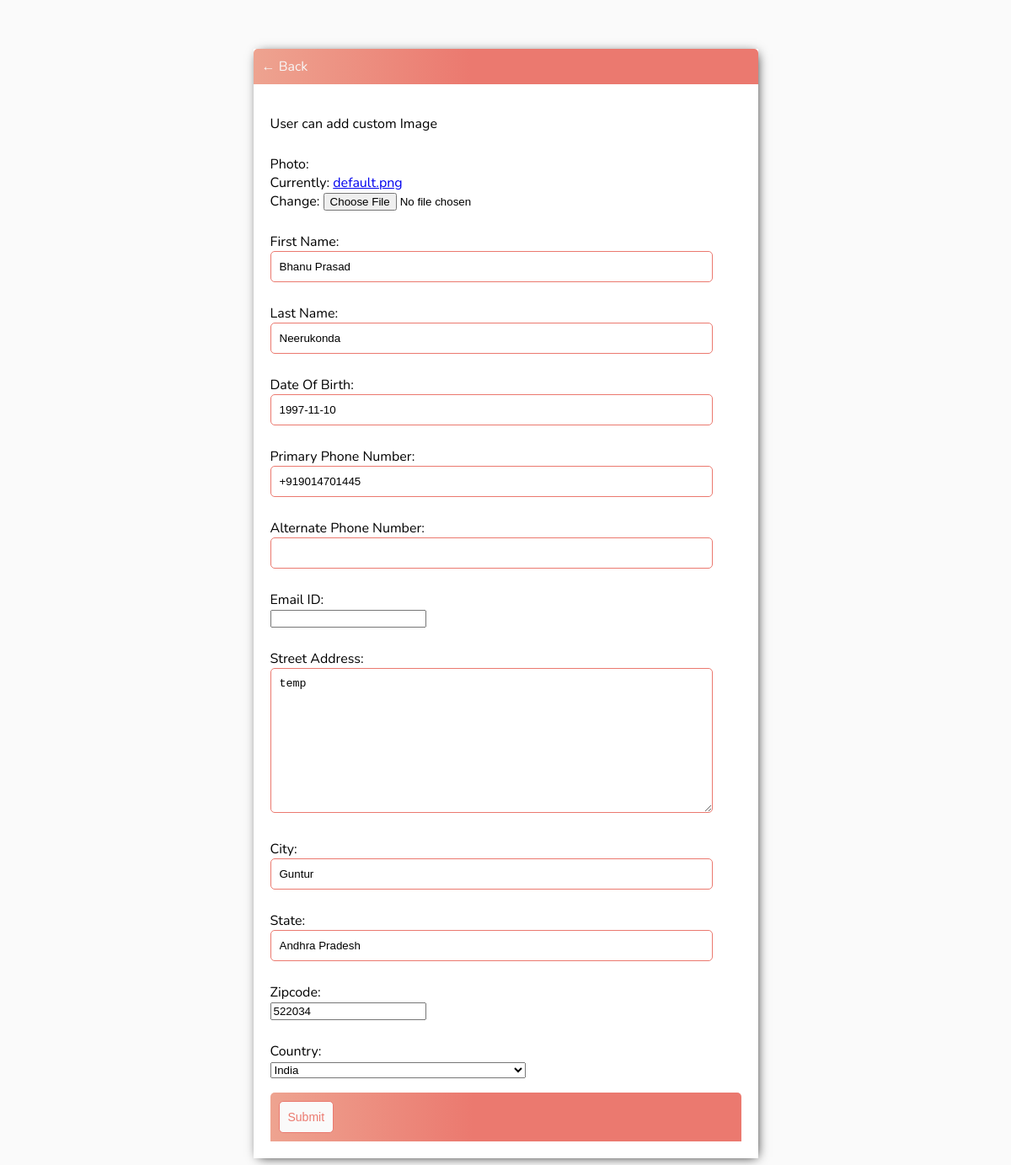
The page /contactupdate/8/ (signed in) on the database its author committed.
### Contacts/models.py (models this page shows, shortened)
class ContactInfo(models.Model):
    user = models.ForeignKey(User, on_delete=models.CASCADE)
    cid = models.AutoField(primary_key=True)
    photo = models.ImageField(upload_to='', default="default.png")
    fname = models.CharField(max_length=50, null=True, blank=True, verbose_name="First Name")
    lname = models.CharField(max_length=50, null=True, blank=True, verbose_name="Last Name")
    DOB = models.DateField(null=True,blank=True, verbose_name="Date Of Birth")
    phnumber = PhoneNumberField(null = True, blank = True, verbose_name="Primary Phone Number")
    phnumberalt= PhoneNumberField(null = True, blank = True, verbose_name="Alternate Phone Number")
    email_address=models.EmailField(null=True,blank=True,verbose_name="Email ID")
    Staddress= models.TextField(null=True, blank=True, verbose_name="Street Address")
    city = models.CharField(max_length=20, null=True, verbose_name="City")
    state = models.CharField(max_length=20, null=True, verbose_name="State")
    zipcode = models.PositiveIntegerField(null=True,blank=True, verbose_name="Zipcode")
    country = models.CharField(max_length=20, choices= COUNTRIES, default='ZZ', verbose_name="Country",null=True, blank=True)

### Contacts/views.py (the view, shortened to what this page needs)
# urls.py: path('contactupdate/<int:pk>/', ContactUpdate.as_view(),name='contactupdate'),
class ContactUpdate(LoginRequiredMixin,UpdateView):
    model= ContactInfo
    fields = ['photo','fname','lname','DOB','phnumber','phnumberalt','email_address','Staddress','city','state','zipcode','country']
    context_object_name='contact'
    success_url= reverse_lazy('contacts')

### templates/Contacts/contactinfo_form.html (shortened to what this page needs)
{% extends 'Contacts/main.html' %}
{% block content%}
<div class="header-bar">
  <a href="{% url 'contacts' %}"> &#8592; Back</a>
</div>
<div class="card-body">
{% if contact.cid %}
{% if contact.photo.name != 'default.png'  %}
<img src='{{ contact.photo.url }}' width="250" height="250" />
<form action="{% url 'imgdelete' contact.cid %}">
    <input type="submit" value="Delete Image" /> <p>Caution: Image will be delete on click</p>
</form>
{% else %}
<p>User can add custom Image</p>
{% endif %}
{% endif %}
<form method="POST" action="" enctype="multipart/form-data">
  {{form.as_p}}
  <div class="header-bar">
  <input class="button" type="submit" value="Submit">
  </div>
</form>
</div>
{% endblock content %}

### templates/Contacts/main.html (style rules this page uses)
body { background-color: #FAFAFA; font-family: 'Nunito', sans-serif; padding-top: 50px; }
h1, h2, h3, h4, h5, h6, { font-family: 'Raleway', sans-serif; }
a, p { color: #4b5156, }
.header-bar { display: flex; justify-content: space-between; color: #fff; padding: 10px; border-radius: 5px 5px 0 0; background: linear-gradient(90deg, #EEA390 0%, #EB796F 43%, #EB796F 100%); }
.header-bar a { color: rgb(247,247,247); text-decoration: none; }
.button { border: 1px solid #EB796F; background-color: #FAFAFA; color: #EB796F; padding: 10px; font-size: 14px; border-radius: 5px; text-align: center; text-decoration: none; font-size: 14px; cursor: pointer; }
input[type=text], input[type=password], textarea { border: 1px solid #EB796F; border-radius: 5px; padding: 10px; width: 90%; }
label { padding-top: 10px; display:block; }
.card-body { padding: 20px; }

### rows shown on the page
ContactInfo: fname "Bhanu Prasad", lname "Neerukonda", DOB "1997-11-10", phnumber "+919014701445", Staddress "temp", city "Guntur", state "Andhra Pradesh", zipcode "522034", country "India"
